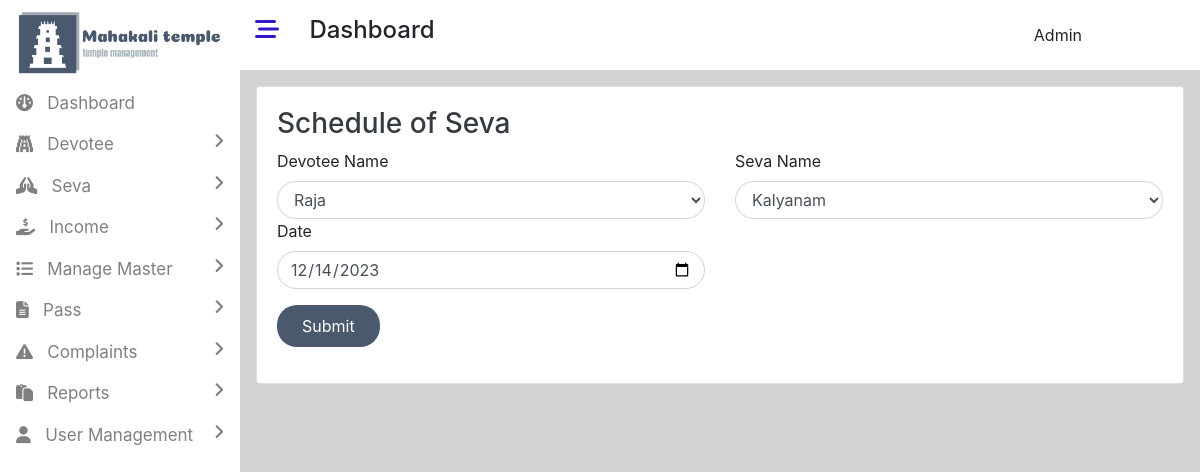
Screenshot of /admin/edit_schedule.php?id=5 (signed in) with the database file from the repository.
### tables this page shows
CREATE TABLE `schedule` (
  `schedule_id` int(11) NOT NULL,
  `devotee_id` int(11) NOT NULL,
  `seva_id` int(11) NOT NULL,
  `date` varchar(50) NOT NULL,
  `reading_time` timestamp NOT NULL DEFAULT current_timestamp() ON UPDATE current_timestamp()
);

CREATE TABLE `devotee` (
  `devotee_id` int(11) NOT NULL,
  `devotee_name` varchar(50) NOT NULL,
  `bdate` varchar(50) NOT NULL,
  `phone` varchar(10) NOT NULL,
  `religion` varchar(10) NOT NULL,
  `state_id` int(11) NOT NULL,
  `district_id` int(11) NOT NULL,
  `taluka_id` int(11) NOT NULL,
  `status` varchar(30) NOT NULL DEFAULT 'active',
  `registered_time` timestamp NOT NULL DEFAULT current_timestamp() ON UPDATE current_timestamp()
);

CREATE TABLE `seva` (
  `seva_id` int(11) NOT NULL,
  `seva_name` varchar(50) NOT NULL,
  `charge` varchar(50) NOT NULL,
  `no_of_person` varchar(50) NOT NULL,
  `reading_time` timestamp NOT NULL DEFAULT current_timestamp() ON UPDATE current_timestamp()
);

### admin/admin_db.php (called while the page is built, shortened)
<?php
$con=mysqli_connect("localhost","root","","temple");
        ?>
            <?php
class schedule
{
    public function getSchedulebyId($id)
    {
        global $con;
        $sql="select * from schedule where schedule_id=$id";
        $result=mysqli_query($con,$sql);
        $row=mysqli_fetch_assoc($result);
        return $row;
    }
}
        ?>

### admin/edit_schedule.php (the view, shortened to what this page needs)
<!DOCTYPE html>
<html lang="en">
<head>
    <link rel="stylesheet" href="../assets/bootstrap/bootstrap.min.css">
    <link rel="stylesheet" href="https://cdnjs.cloudflare.com/ajax/libs/font-awesome/6.4.2/css/all.min.css"  />
    <link rel="stylesheet" href="css/style.css">
</head>
<body class="dashboard-page">
<div>
<?php
include("includes/leftbar.php");
?>
<div style="width:80%;height:100vh;" class="float-right main-content">
<?php
include("includes/header.php");
?>
<div class="container p-3">
<div class="card">
    <div class="card-body">
<?php
include("admin_db.php");
$obj=new schedule();
$schedule=$obj->getSchedulebyId($_GET["id"]);
?>
<form action="" method="post" autocomplete="off">
<h3><a href="manage_schedule.php" class="text-decoration-none text-dark">Schedule of Seva</a></h3>
<div class="row">
    <div class="col">
      <label for="country">Devotee Name</label>
      <select class="form-control" id="sel1" name="devotee_name" required>
<?php
include("../db.php");
$sql3="select * from devotee";
$result3=mysqli_query($con,$sql3);
if(mysqli_num_rows($result3)>0)
{
  while($row3=mysqli_fetch_assoc($result3))
  {
    ?>
    <option value="<?=$row3['devotee_id']?>" <?php if($schedule["devotee_id"]==$row3["devotee_id"]) { echo "selected"; } ?> ><?=$row3["devotee_name"]?></option>
    <?php
  }
}
?>
      </select>
    </div>
    <div class="col">
      <label for="state">Seva Name</label>
      <select class="form-control" id="sel2" name="seva_name" required>
<?php
include("../db.php");
$sql4="select * from seva";
$result4=mysqli_query($con,$sql4);
if(mysqli_num_rows($result4)>0)
{
  while($row4=mysqli_fetch_assoc($result4))
  {
    ?>
    <option value="<?=$row4['seva_id']?>" <?php if($schedule["seva_id"]==$row4["seva_id"]) { echo "selected"; } ?>><?=$row4["seva_name"]?></option>
    <?php
  }
}
?>
      </select>
    </div>
  </div>
  <div class="row">
    <div class="col">
      <label for="country">Date</label>
      <input type="date" class="form-control state-bor" id="email" value="<?=$schedule['date']?>" required name="rdate">
    </div>
    <div class="col">
    </div>
  </div>
  <button type="submit" class="btn button-color mt-3 text-white px-4 py-2" name="edit_schedule">Submit</button>
</div>
</div>
</div>
</div>
</div>
</body>
</html>

### admin/css/style.css (style rules this page uses)
.main-content { background-color:lightgray; }

### admin/edit_schedule.php (style rules this page uses)
.button-color { background-color:rgb(74,89,109); border-radius:20px; }
.state-bor,#sel1,#sel2 { border-radius:40px; }

### rows the page displays
schedule: devotee_name "Raja", seva_name "Kalyanam", rdate "12/14/2023"
